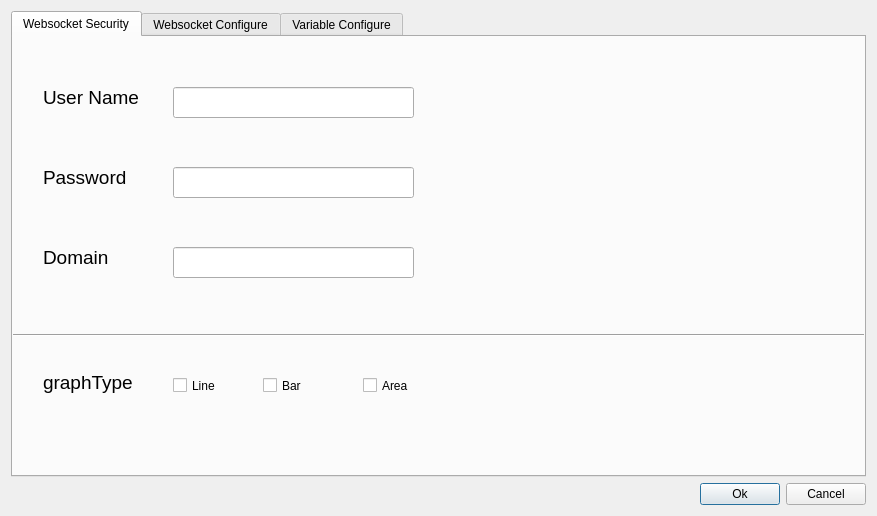
<?xml version="1.0" encoding="UTF-8"?>
<ui version="4.0">
 <class>WidgetWebsocketPacketSensor</class>
 <widget class="QDialog" name="WidgetWebsocketPacketSensor">
  <property name="geometry">
   <rect>
    <x>0</x>
    <y>0</y>
    <width>877</width>
    <height>516</height>
   </rect>
  </property>
  <property name="windowTitle">
   <string>Sensor Ui...</string>
  </property>
  <property name="windowIcon">
   <iconset resource="../../AutosResourceFile.qrc">
    <normaloff>:/Images/Images/fatbee_v2.ico</normaloff>:/Images/Images/fatbee_v2.ico</iconset>
  </property>
  <layout class="QVBoxLayout" name="verticalLayout">
   <item>
    <widget class="QTabWidget" name="WidgetWebsocketPacketSensorTabWidget">
     <property name="currentIndex">
      <number>0</number>
     </property>
     <widget class="QWidget" name="tab">
      <attribute name="title">
       <string>Websocket Security</string>
      </attribute>
      <widget class="QLabel" name="sensorUsernameLabel">
       <property name="geometry">
        <rect>
         <x>30</x>
         <y>50</y>
         <width>101</width>
         <height>21</height>
        </rect>
       </property>
       <property name="font">
        <font>
         <pointsize>14</pointsize>
        </font>
       </property>
       <property name="text">
        <string>User Name</string>
       </property>
      </widget>
      <widget class="QLineEdit" name="sensorUsernameLineEdit">
       <property name="geometry">
        <rect>
         <x>160</x>
         <y>50</y>
         <width>241</width>
         <height>31</height>
        </rect>
       </property>
       <property name="text">
        <string/>
       </property>
      </widget>
      <widget class="QLineEdit" name="sensorDomainLineEdit">
       <property name="geometry">
        <rect>
         <x>160</x>
         <y>210</y>
         <width>241</width>
         <height>31</height>
        </rect>
       </property>
      </widget>
      <widget class="QLabel" name="sensorDomainLabel">
       <property name="geometry">
        <rect>
         <x>30</x>
         <y>210</y>
         <width>91</width>
         <height>21</height>
        </rect>
       </property>
       <property name="font">
        <font>
         <pointsize>14</pointsize>
        </font>
       </property>
       <property name="text">
        <string>Domain</string>
       </property>
      </widget>
      <widget class="QLabel" name="sensorPasswordLabel">
       <property name="geometry">
        <rect>
         <x>30</x>
         <y>130</y>
         <width>91</width>
         <height>21</height>
        </rect>
       </property>
       <property name="font">
        <font>
         <pointsize>14</pointsize>
        </font>
       </property>
       <property name="text">
        <string>Password</string>
       </property>
      </widget>
      <widget class="QLineEdit" name="sensorPasswordLineEdit">
       <property name="geometry">
        <rect>
         <x>160</x>
         <y>130</y>
         <width>241</width>
         <height>31</height>
        </rect>
       </property>
       <property name="text">
        <string/>
       </property>
      </widget>
      <widget class="Line" name="line">
       <property name="geometry">
        <rect>
         <x>0</x>
         <y>290</y>
         <width>851</width>
         <height>16</height>
        </rect>
       </property>
       <property name="orientation">
        <enum>Qt::Horizontal</enum>
       </property>
      </widget>
      <widget class="QCheckBox" name="sensorGraphTypeBarCheckBox">
       <property name="geometry">
        <rect>
         <x>250</x>
         <y>340</y>
         <width>70</width>
         <height>17</height>
        </rect>
       </property>
       <property name="text">
        <string>Bar</string>
       </property>
      </widget>
      <widget class="QLabel" name="sensorGraphTypeLabel">
       <property name="geometry">
        <rect>
         <x>30</x>
         <y>330</y>
         <width>91</width>
         <height>31</height>
        </rect>
       </property>
       <property name="font">
        <font>
         <pointsize>14</pointsize>
        </font>
       </property>
       <property name="text">
        <string>graphType</string>
       </property>
      </widget>
      <widget class="QCheckBox" name="sensorGraphTypeLineCheckBox">
       <property name="geometry">
        <rect>
         <x>160</x>
         <y>340</y>
         <width>70</width>
         <height>17</height>
        </rect>
       </property>
       <property name="text">
        <string>Line</string>
       </property>
      </widget>
      <widget class="QCheckBox" name="sensorGraphTypeAreaCheckBox">
       <property name="geometry">
        <rect>
         <x>350</x>
         <y>340</y>
         <width>70</width>
         <height>17</height>
        </rect>
       </property>
       <property name="text">
        <string>Area</string>
       </property>
      </widget>
     </widget>
     <widget class="QWidget" name="WebSocketConf">
      <attribute name="title">
       <string>Websocket Configure</string>
      </attribute>
      <widget class="QLabel" name="sensorFormatStringLabel">
       <property name="geometry">
        <rect>
         <x>20</x>
         <y>330</y>
         <width>121</width>
         <height>31</height>
        </rect>
       </property>
       <property name="font">
        <font>
         <pointsize>14</pointsize>
        </font>
       </property>
       <property name="text">
        <string>Format String</string>
       </property>
      </widget>
      <widget class="QLabel" name="sensorCodingIndexLabel">
       <property name="geometry">
        <rect>
         <x>20</x>
         <y>220</y>
         <width>121</width>
         <height>31</height>
        </rect>
       </property>
       <property name="font">
        <font>
         <pointsize>14</pointsize>
        </font>
       </property>
       <property name="text">
        <string>Sensor Index</string>
       </property>
      </widget>
      <widget class="QListWidget" name="sensorCodingIndexListWidget">
       <property name="geometry">
        <rect>
         <x>150</x>
         <y>220</y>
         <width>231</width>
         <height>91</height>
        </rect>
       </property>
      </widget>
      <widget class="QLabel" name="sensorDecimalsLabel">
       <property name="geometry">
        <rect>
         <x>480</x>
         <y>220</y>
         <width>81</width>
         <height>21</height>
        </rect>
       </property>
       <property name="font">
        <font>
         <pointsize>14</pointsize>
        </font>
       </property>
       <property name="text">
        <string>Decimals</string>
       </property>
      </widget>
      <widget class="QListWidget" name="sensorClassListWidget">
       <property name="geometry">
        <rect>
         <x>150</x>
         <y>70</y>
         <width>231</width>
         <height>131</height>
        </rect>
       </property>
      </widget>
      <widget class="QLabel" name="sensorGuidLabel">
       <property name="geometry">
        <rect>
         <x>20</x>
         <y>380</y>
         <width>81</width>
         <height>21</height>
        </rect>
       </property>
       <property name="font">
        <font>
         <pointsize>14</pointsize>
        </font>
       </property>
       <property name="text">
        <string>GUID</string>
       </property>
      </widget>
      <widget class="QLineEdit" name="sensorFormatStringLineEdit">
       <property name="geometry">
        <rect>
         <x>150</x>
         <y>330</y>
         <width>401</width>
         <height>31</height>
        </rect>
       </property>
      </widget>
      <widget class="QLabel" name="sensorTypeLabel">
       <property name="geometry">
        <rect>
         <x>480</x>
         <y>70</y>
         <width>61</width>
         <height>21</height>
        </rect>
       </property>
       <property name="font">
        <font>
         <pointsize>14</pointsize>
        </font>
       </property>
       <property name="text">
        <string>Type</string>
       </property>
      </widget>
      <widget class="QLabel" name="sensorUrlLabel">
       <property name="geometry">
        <rect>
         <x>20</x>
         <y>20</y>
         <width>41</width>
         <height>21</height>
        </rect>
       </property>
       <property name="font">
        <font>
         <pointsize>14</pointsize>
        </font>
       </property>
       <property name="text">
        <string>URL</string>
       </property>
      </widget>
      <widget class="QLineEdit" name="sensorGuidLineEdit">
       <property name="geometry">
        <rect>
         <x>150</x>
         <y>380</y>
         <width>401</width>
         <height>31</height>
        </rect>
       </property>
      </widget>
      <widget class="QLineEdit" name="sensorUrlLineEdit">
       <property name="geometry">
        <rect>
         <x>150</x>
         <y>20</y>
         <width>221</width>
         <height>31</height>
        </rect>
       </property>
      </widget>
      <widget class="QLabel" name="sensorClassLabel">
       <property name="geometry">
        <rect>
         <x>20</x>
         <y>70</y>
         <width>61</width>
         <height>21</height>
        </rect>
       </property>
       <property name="font">
        <font>
         <pointsize>14</pointsize>
        </font>
       </property>
       <property name="text">
        <string>Class</string>
       </property>
      </widget>
      <widget class="QListWidget" name="sensorTypeListWidget">
       <property name="geometry">
        <rect>
         <x>570</x>
         <y>70</y>
         <width>231</width>
         <height>131</height>
        </rect>
       </property>
      </widget>
      <widget class="QLineEdit" name="sensorDecimalsLineEdit">
       <property name="geometry">
        <rect>
         <x>570</x>
         <y>220</y>
         <width>141</width>
         <height>31</height>
        </rect>
       </property>
      </widget>
     </widget>
     <widget class="QWidget" name="variableConfigure">
      <attribute name="title">
       <string>Variable Configure</string>
      </attribute>
      <widget class="QLabel" name="sensorVariableControlValueLabel">
       <property name="geometry">
        <rect>
         <x>210</x>
         <y>450</y>
         <width>71</width>
         <height>31</height>
        </rect>
       </property>
       <property name="font">
        <font>
         <pointsize>14</pointsize>
        </font>
       </property>
       <property name="text">
        <string/>
       </property>
      </widget>
      <widget class="QLabel" name="sensorVariableControlLabel">
       <property name="geometry">
        <rect>
         <x>20</x>
         <y>40</y>
         <width>71</width>
         <height>21</height>
        </rect>
       </property>
       <property name="font">
        <font>
         <pointsize>14</pointsize>
        </font>
       </property>
       <property name="text">
        <string>Control</string>
       </property>
      </widget>
      <widget class="QCheckBox" name="sensorVariableControlCheckIndexcheckBox">
       <property name="geometry">
        <rect>
         <x>120</x>
         <y>40</y>
         <width>81</width>
         <height>17</height>
        </rect>
       </property>
       <property name="text">
        <string>Check Index</string>
       </property>
      </widget>
      <widget class="QLineEdit" name="sensorVariableZoneLineEdit">
       <property name="geometry">
        <rect>
         <x>120</x>
         <y>190</y>
         <width>211</width>
         <height>31</height>
        </rect>
       </property>
      </widget>
      <widget class="QCheckBox" name="sensorVariableControlCheckZonecheckBox">
       <property name="geometry">
        <rect>
         <x>260</x>
         <y>40</y>
         <width>81</width>
         <height>17</height>
        </rect>
       </property>
       <property name="text">
        <string>Check Zone</string>
       </property>
      </widget>
      <widget class="QCheckBox" name="sensorVariableControlCheckSubzonecheckBox">
       <property name="geometry">
        <rect>
         <x>260</x>
         <y>70</y>
         <width>101</width>
         <height>17</height>
        </rect>
       </property>
       <property name="text">
        <string>Check Subzone</string>
       </property>
      </widget>
      <widget class="QLabel" name="sensorVariableZoneLabel">
       <property name="geometry">
        <rect>
         <x>30</x>
         <y>190</y>
         <width>81</width>
         <height>31</height>
        </rect>
       </property>
       <property name="font">
        <font>
         <pointsize>14</pointsize>
        </font>
       </property>
       <property name="text">
        <string>Zone</string>
       </property>
      </widget>
      <widget class="QLineEdit" name="sensorVariableSubzoneLineEdit">
       <property name="geometry">
        <rect>
         <x>120</x>
         <y>240</y>
         <width>211</width>
         <height>31</height>
        </rect>
       </property>
       <property name="text">
        <string/>
       </property>
      </widget>
      <widget class="QLabel" name="sensorVariableIndexLabel">
       <property name="geometry">
        <rect>
         <x>30</x>
         <y>140</y>
         <width>81</width>
         <height>31</height>
        </rect>
       </property>
       <property name="font">
        <font>
         <pointsize>14</pointsize>
        </font>
       </property>
       <property name="text">
        <string>Index</string>
       </property>
      </widget>
      <widget class="QLabel" name="sensorVariableSubzoneLabel">
       <property name="geometry">
        <rect>
         <x>30</x>
         <y>240</y>
         <width>81</width>
         <height>31</height>
        </rect>
       </property>
       <property name="font">
        <font>
         <pointsize>14</pointsize>
        </font>
       </property>
       <property name="text">
        <string>SubZone</string>
       </property>
      </widget>
      <widget class="QLineEdit" name="sensorVariableIndexLineEdit">
       <property name="geometry">
        <rect>
         <x>120</x>
         <y>140</y>
         <width>211</width>
         <height>31</height>
        </rect>
       </property>
      </widget>
     </widget>
    </widget>
   </item>
   <item>
    <layout class="QHBoxLayout" name="horizontalLayout">
     <item>
      <spacer name="horizontalSpacer">
       <property name="orientation">
        <enum>Qt::Horizontal</enum>
       </property>
       <property name="sizeHint" stdset="0">
        <size>
         <width>40</width>
         <height>20</height>
        </size>
       </property>
      </spacer>
     </item>
     <item>
      <widget class="QPushButton" name="OkSensorPushButton">
       <property name="text">
        <string>Ok</string>
       </property>
      </widget>
     </item>
     <item>
      <widget class="QPushButton" name="CancelSensorPushButton">
       <property name="text">
        <string>Cancel</string>
       </property>
      </widget>
     </item>
    </layout>
   </item>
  </layout>
 </widget>
 <tabstops>
  <tabstop>WidgetWebsocketPacketSensorTabWidget</tabstop>
  <tabstop>sensorUsernameLineEdit</tabstop>
  <tabstop>sensorPasswordLineEdit</tabstop>
  <tabstop>sensorDomainLineEdit</tabstop>
  <tabstop>OkSensorPushButton</tabstop>
  <tabstop>CancelSensorPushButton</tabstop>
 </tabstops>
 <resources>
  <include location="../../AutosResourceFile.qrc"/>
 </resources>
 <connections/>
</ui>
